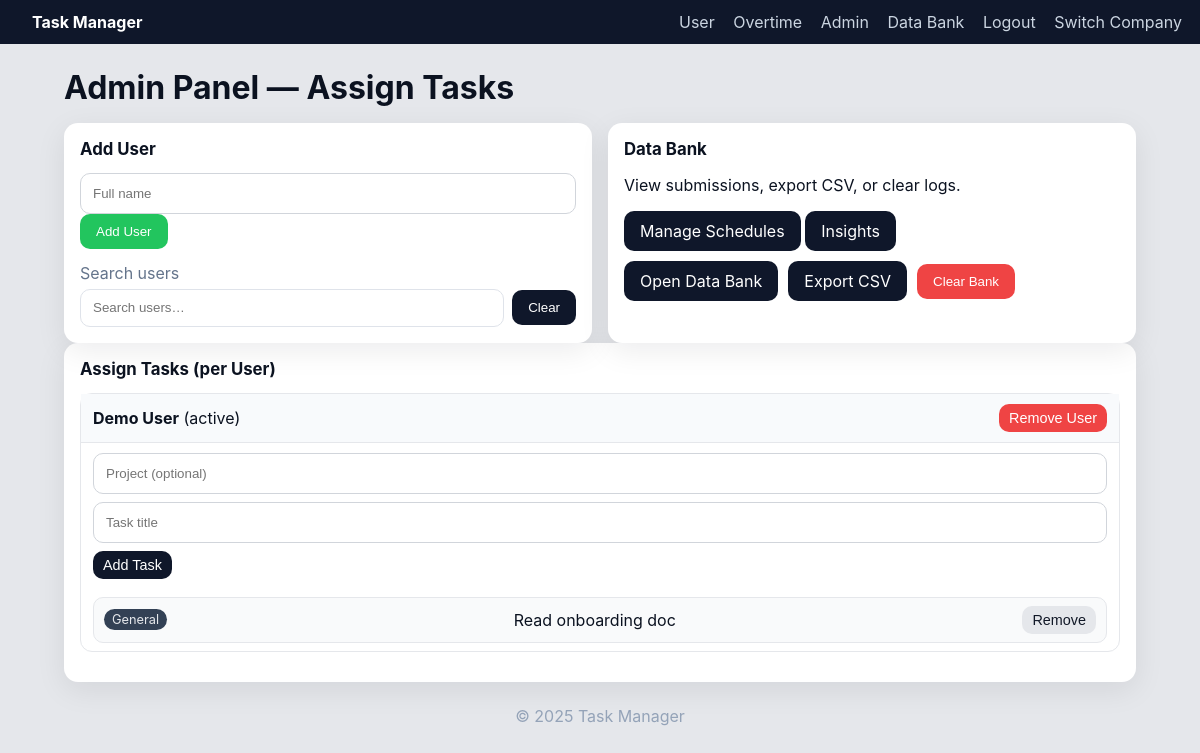
The page /admin (signed in) on the database its author committed.
### models.py (models this page shows)
class User(db.Model):
    __tablename__ = "users"
    id = db.Column(db.Integer, primary_key=True)
    full_name = db.Column(db.String(200), unique=True, nullable=False)
    active = db.Column(db.Boolean, default=True, nullable=False)
    tasks = db.relationship("Task", backref="user", cascade="all, delete-orphan")

class Task(db.Model):
    __tablename__ = "tasks"
    id = db.Column(db.Integer, primary_key=True)
    user_id = db.Column(db.Integer, db.ForeignKey("users.id"), nullable=False)
    project = db.Column(db.String(120), default="-", nullable=False)
    title = db.Column(db.String(255), nullable=False)
    created_at = db.Column(db.DateTime, server_default=db.func.now(), nullable=False)

### app.py (the view)
    @app.get("/admin")
    @admin_required
    def admin_panel():
        q = (request.args.get("q") or "").strip()
        query = User.query
        if q:
            query = query.filter(User.full_name.ilike(f"%{q}%"))
        users = query.order_by(User.full_name.asc()).all()
        rows = []
        for u in users:
            rows.append({
                "id": u.id,
                "name": u.full_name,
                "active": u.active,
                "tasks": [{"id": t.id, "project": t.project, "title": t.title} for t in u.tasks],
            })
        return render_template("admin.html", stage="panel", users=rows, q=q)

### templates/admin.html (shortened to what this page needs)
{% extends "base.html" %}
{% block content %}
{% if stage == "login" %}
  <h1 class="page-title">Admin Login</h1>
  <form class="card" method="post" action="{{ url_for('admin_login_post') }}">
    <label>Password</label>
    <input type="password" name="password" placeholder="******" required>
    <button class="primary">Enter</button>
  </form>
    <h1 class="page-title" style="margin-top: 20px;">George Login</h1>
  <form class="card" method="post" action="{{ url_for('george_login_post') }}">
    <label>Password</label>
    <input type="password" name="password" placeholder="******" required>
    <button class="primary">Enter</button>
  </form>
{% elif stage == "panel" %}
  <h1 class="page-title">Admin Panel — Assign Tasks</h1>
  <div class="grid two">
    <section class="card">
      <h2>Add User</h2>
      <form method="post" action="{{ url_for('admin_add_user') }}">
        <input type="text" name="full_name" placeholder="Full name" required>
        <button class="primary">Add User</button>
      </form>
      <div class="live-search-wrap">
        <label for="adminLiveSearch" class="muted" style="display:block; margin:14px 0 6px;">Search users</label>
        <form onsubmit="return false;" class="admin-search">
          <input id="adminLiveSearch" type="text" placeholder="Search users…" autocomplete="off">
          <button type="button" class="button"
                  onclick="document.getElementById('adminLiveSearch').value=''; window.AdminLiveFilter?.('');">
            Clear
          </button>
        </form>
      </div>
    </section>
    <section class="card">
      <div class="card-head">
        <div>
          <h2>Data Bank</h2>
          <p>View submissions, export CSV, or clear logs.</p>
          <a class="button" href="{{ url_for('admin_schedules') }}">Manage Schedules</a>
          <a class="button" href="{{ url_for('admin_insights') }}">Insights</a>
        </div>
      </div>
      <div class="row">
        <a class="button" href="{{ url_for('admin_data_bank') }}">Open Data Bank</a>
        <a class="button" href="{{ url_for('admin_export_csv') }}">Export CSV</a>
        <form method="post" action="{{ url_for('admin_clear_bank') }}" onsubmit="return confirm('Clear all logs?');">
          <button class="danger">Clear Bank</button>
        </form>
      </div>
    </section>
  </div>
  <section class="card">
    <h2>Assign Tasks (per User)</h2>
    {% for u in users %}
      <div class="assign-row" data-user="{{ u.name|lower }}">
        <div class="assign-head">
          <div><strong>{{ u.name }}</strong> ({{ 'active' if u.active else 'inactive' }})</div>
          <form method="post" action="{{ url_for('admin_remove_user', user_id=u.id) }}" onsubmit="return confirm('Delete user and all tasks?');">
            <button class="danger small">Remove User</button>
          </form>
        </div>
        <form class="assign-form" method="post" action="{{ url_for('admin_add_task', user_id=u.id) }}">
          <input type="text" name="project" placeholder="Project (optional)">
          <input type="text" name="title" placeholder="Task title" required>
          <button class="small">Add Task</button>
        </form>
        {% if u.tasks %}
          <ul class="task-list">
            {% for t in u.tasks %}
              <li>
                <span class="pill">{{ t.project or '-' }}</span>
                <span>{{ t.title }}</span>
                <form method="post" action="{{ url_for('admin_remove_task', task_id=t.id) }}" onsubmit="return confirm('Remove this task?');">
                  <button class="ghost small">Remove</button>
                </form>
              </li>
            {% endfor %}
          </ul>
        {% else %}
          <p class="muted">No tasks yet.</p>
        {% endif %}
      </div>
    {% endfor %}
  </section>
{% endif %}
{% endblock %}

### static/style.css (style rules this page uses)
:root { --bg:#0f172a; --panel:#111827; --card:#1f2937; --text:#e5e7eb; --muted:#94a3b8; --accent:#22c55e; --accent2:#60a5fa; --danger:#ef4444; --warn:#f59e0b; --pill:#334155; }
* { box-sizing:border-box }
body { margin:0;font-family:Inter,Segoe UI,system-ui,Arial,sans-serif;background:#e5e7eb;color:#0b1220 }
.page-title { margin:8px 0 16px }
.grid.two { display:grid;grid-template-columns:1fr 1fr;gap:16px }
.card { background:#fff;border-radius:14px;padding:16px;box-shadow:0 8px 30px rgba(2,8,23,.08) }
.card h2 { margin-top:0;font-size:1.05rem }
select,input[type=text],input[type=password],textarea { width:100%;padding:12px;border:1px solid #d1d5db;border-radius:10px;background:#fff;outline:none }
button, .button { background:#0f172a;color:#fff;border:none;padding:10px 16px;border-radius:10px;cursor:pointer;text-decoration:none;display:inline-block }
button.primary { background:var(--accent) }
button.danger { background:var(--danger) }
button.ghost { background:#e5e7eb;color:#111827 }
button.small,.button.small { padding:6px 10px;font-size:.9rem }
.row { display:flex;gap:10px;align-items:center;flex-wrap:wrap }
.assign-row { border:1px solid #e5e7eb;border-radius:12px;margin-bottom:14px }
.assign-head { display:flex;justify-content:space-between;align-items:center;padding:10px 12px;background:#f8fafc;border-bottom:1px solid #e5e7eb }
.assign-form { display:flex;gap:8px;padding:10px 12px;flex-wrap:wrap }
.task-list { list-style:none;margin:0;padding:8px 12px;display:flex;flex-direction:column;gap:6px }
.task-list li { display:flex;gap:10px;align-items:center;justify-content:space-between;background:#f9fafb;border:1px solid #e5e7eb;border-radius:10px;padding:8px 10px }
.pill { background:var(--pill);color:#e5e7eb;border-radius:999px;padding:3px 8px;font-size:.8rem }
.muted { color:#64748b }
.card-head { display:flex; justify-content:space-between; align-items:flex-end; gap:16px; margin-bottom:10px; }
.admin-search { display:flex; gap:8px; align-items:center; margin-left:auto; }
.card-head { display:flex; gap:16px; align-items:flex-end; justify-content:space-between; margin-bottom:10px; }
.admin-search { display:flex; gap:8px; align-items:center; }
.admin-search #adminLiveSearch { min-width:260px; height:38px; padding:8px 12px; border:1px solid var(--border, #dfe3ea); border-radius:10px; }
.live-search-wrap { margin-top:8px; }

### rows shown on the page
User: name "Demo User", active "active"
Task: project "General", title "Read onboarding doc"

### other values the page prints
{{ 2025 }} "2025"
